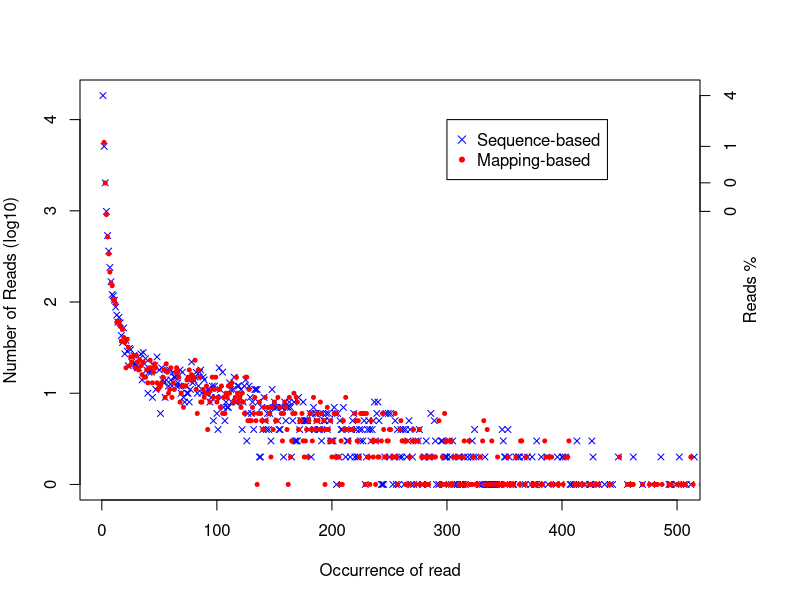

Write the R code that produced this figure.
pdf('CONTROL_REP3.DupRate_plot.pdf')
par(mar=c(5,4,4,5),las=0)
seq_occ=c(1,2,3,4,5,6,7,8,9,10,11,12,13,14,15,16,17,18,19,20,21,22,23,24,25,26,27,28,29,30,31,32,33,34,35,36,37,38,39,40,41,42,43,44,45,46,47,48,49,50,51,52,53,54,55,56,57,58,59,60,61,62,63,64,65,66,67,68,69,70,71,72,73,74,75,76,77,78,79,80,81,82,83,84,85,86,87,88,89,90,91,92,93,94,95,96,97,98,99,100,101,102,103,104,105,106,107,108,109,110,111,112,113,114,115,116,117,118,119,120,121,122,123,124,125,126,127,128,129,130,131,132,133,134,135,136,137,138,139,140,141,142,143,144,145,146,147,148,149,150,151,152,153,154,155,156,157,158,159,160,161,162,163,164,165,166,167,168,169,170,171,172,173,174,175,176,177,178,179,180,181,182,183,184,185,186,187,188,189,190,191,192,193,194,195,196,197,198,199,200,201,202,203,204,205,206,207,208,209,210,211,212,213,215,216,218,219,220,221,222,223,224,225,226,227,228,229,230,231,232,233,234,235,236,237,238,239,240,241,243,244,245,246,247,248,249,250,251,252,253,254,255,256,257,259,260,261,262,264,265,267,268,270,271,272,273,275,276,277,278,279,280,281,282,283,284,285,287,289,290,293,294,296,297,298,299,300,302,303,304,305,306,308,310,311,312,313,314,315,316,319,320,321,322,323,325,327,329,331,332,333,335,336,338,339,340,343,344,345,346,347,348,350,351,353,354,355,357,358,360,363,364,365,368,369,374,375,376,378,382,383,385,386,388,390,391,392,396,397,401,403,405,406,411,412,415,419,424,425,429,432,441,442,450,457,460,461,462,470,476,480,482,483,487,493,494,495,500,503,505,507,512,514,521,522,527,531,536,539,540,542,545,547,550,551,553,554,555,560,562,571,575,577,583,585,598,599,612,621,628,631,638,641,665,666,667,685,687,704,717,719,726,732,738,741,780,794,819,844,847,873,877,897,899,940,964,965,978,982,993,1018,1036,1143,1157,1169,1200,1313,1372,1400,1434,1451,1464,1579,1899,2288)
seq_uniqRead=c(38264,5623,2019,910,517,337,213,161,151,106,104,95,60,61,61,54,37,50,41,36,19,39,32,20,25,22,25,26,19,26,22,18,23,20,16,22,15,15,18,13,19,23,19,13,17,21,19,13,11,12,12,13,15,18,9,21,17,10,11,19,9,13,11,17,19,17,15,8,10,12,7,12,12,14,15,18,14,16,14,15,23,11,6,18,15,8,8,11,9,10,12,4,10,8,11,15,9,11,15,8,9,11,7,12,6,9,6,10,9,12,10,12,13,8,8,9,15,10,8,9,7,10,8,6,15,15,5,11,5,5,7,6,9,5,1,6,8,6,5,4,7,9,5,7,7,6,2,7,4,8,5,5,9,7,7,6,3,6,8,7,4,1,9,2,3,6,10,6,9,8,4,5,5,6,3,2,3,4,2,5,6,4,3,9,4,5,6,5,4,8,6,4,5,1,4,7,4,3,5,2,3,6,2,6,2,2,1,3,1,5,4,9,4,3,4,4,4,6,5,3,5,2,6,6,6,6,1,6,2,2,1,5,3,2,3,1,3,2,2,3,6,4,2,2,3,3,4,4,2,2,2,6,2,1,4,5,3,3,1,3,1,2,3,4,3,1,3,4,1,2,2,1,1,2,1,1,2,2,2,2,5,1,2,1,6,3,1,3,1,3,1,2,2,2,1,1,1,2,3,1,3,1,1,1,2,1,1,2,3,5,1,4,1,1,3,1,1,2,1,1,1,1,1,1,2,1,1,1,1,2,1,3,3,1,2,1,1,1,1,1,1,3,2,2,1,2,1,1,1,1,2,2,3,1,1,1,1,1,1,1,1,1,1,2,1,1,1,1,1,1,1,1,1,1,1,1,1,1,1,1,1,2,1,1,2,1,1,1,1,1,1,1,1,2,1,1,1,1,1,1,1,1,1,1,1,1,1,1,1,1,1,1,1,1,1,1,1,1,1,1,1,1,1,1,1,1,1,1,1,1,1,1,1,1,1,1,1,1,2,1,1,1,1,1,1,1,1,1,1,1,1,1,1,1,1)
pos_occ=c(1,2,3,4,5,6,7,8,9,10,11,12,13,14,15,16,17,18,19,20,21,22,23,24,25,26,27,28,29,30,31,32,33,34,35,36,37,38,39,40,41,42,43,44,45,46,47,48,49,50,51,52,53,54,55,56,57,58,59,60,61,62,63,64,65,66,67,68,69,70,71,72,73,74,75,76,77,78,79,80,81,82,83,84,85,86,87,88,89,90,91,92,93,94,95,96,97,98,99,100,101,102,103,104,105,106,107,108,109,110,111,112,113,114,115,116,117,118,119,120,121,122,123,124,125,126,127,128,129,130,131,132,133,134,135,136,137,138,139,140,141,142,143,144,145,146,147,148,149,150,151,152,153,154,155,156,157,158,159,160,161,162,163,164,165,166,167,168,169,170,171,172,173,174,175,176,177,178,179,180,181,182,183,184,185,186,187,188,189,190,191,192,193,194,195,196,197,198,199,200,201,202,203,204,205,206,207,208,209,210,212,213,214,216,217,218,219,220,221,222,223,224,225,226,227,228,229,230,231,232,233,234,235,236,237,238,239,240,241,243,244,245,246,247,249,250,251,253,254,255,256,257,258,259,260,261,262,263,264,265,266,267,268,269,270,271,273,274,275,276,279,280,281,282,283,284,285,286,289,290,291,293,295,296,297,298,299,300,302,303,304,305,306,307,309,310,311,312,313,314,315,316,318,321,322,323,324,325,328,329,331,333,334,335,336,337,338,339,340,341,343,345,346,347,348,349,350,351,353,354,355,357,358,360,362,363,366,367,368,370,373,374,376,377,378,380,382,383,387,388,395,396,399,400,401,403,407,408,410,412,413,415,420,424,425,426,427,430,432,437,442,444,449,457,462,470,478,486,493,494,495,499,502,506,508,512,515,525,532,537,541,544,548,551,554,558,560,563,564,575,578,580,582,587,591,594,595,604,605,610,617,626,635,652,653,660,662,667,669,704,709,715,721,723,729,743,746,747,756,765,770,772,817,843,852,882,888,914,927,936,945,983,1004,1011,1014,1035,1062,1068,1073,1083,1214,1235,1246,1367,1429,1496,1517,1522,1633,1967,2444)
pos_uniqRead=c(18344,5087,2026,985,536,362,239,167,121,117,105,88,72,60,68,59,43,36,52,27,38,29,20,31,30,22,21,26,21,20,19,19,24,27,14,28,21,24,18,10,17,18,17,9,20,20,11,25,12,18,6,19,14,13,9,14,18,12,18,14,12,17,15,15,12,13,12,18,10,17,9,8,12,10,10,8,11,22,13,14,15,17,10,12,17,18,10,15,14,10,10,11,11,8,9,12,5,12,9,6,4,19,11,9,17,7,5,8,7,7,13,11,8,11,15,8,8,12,12,9,11,4,8,12,14,3,6,12,9,6,8,4,11,11,11,8,2,2,7,4,9,5,4,6,4,6,3,11,7,8,7,7,5,4,4,7,7,2,8,5,7,7,8,7,2,5,8,3,3,3,9,4,5,5,8,5,5,5,5,4,6,2,6,7,4,6,5,4,4,6,3,6,5,5,6,4,6,5,3,3,3,7,6,1,6,2,5,4,4,7,2,3,3,2,4,5,6,2,4,2,2,4,3,4,3,5,1,2,4,5,4,3,4,5,8,3,6,8,5,1,1,1,2,6,6,2,6,1,2,5,1,4,1,2,4,2,4,1,4,2,3,5,4,1,2,1,3,1,3,4,1,2,2,3,1,2,2,6,5,3,1,1,3,3,1,2,2,2,3,2,1,3,1,1,1,2,2,1,1,1,2,1,2,2,3,2,4,2,1,1,1,2,1,1,1,1,1,1,1,1,1,1,1,1,4,3,2,2,4,2,1,1,1,2,2,2,1,2,1,2,1,2,1,1,3,1,2,1,2,1,1,2,1,2,2,2,1,1,1,1,3,1,1,1,1,3,2,1,1,1,1,1,2,1,2,1,1,2,1,1,1,1,2,1,1,1,2,1,1,1,1,1,2,2,1,1,1,1,2,1,2,1,2,1,1,1,2,1,1,1,1,1,1,1,1,1,1,1,1,1,1,1,1,1,1,1,1,1,1,1,1,1,1,1,1,1,1,1,1,1,1,1,1,1,1,1,1,1,1,1,2,1,1,1,1,1,2,1,1,1,1)
plot(pos_occ,log10(pos_uniqRead),ylab='Number of Reads (log10)',xlab='Occurrence of read',pch=4,cex=0.8,col='blue',xlim=c(1,500),yaxt='n')
points(seq_occ,log10(seq_uniqRead),pch=20,cex=0.8,col='red')
ym=floor(max(log10(pos_uniqRead)))
legend(300,ym,legend=c('Sequence-based','Mapping-based'),col=c('blue','red'),pch=c(4,20))
axis(side=2,at=0:ym,labels=0:ym)
axis(side=4,at=c(log10(pos_uniqRead[1]),log10(pos_uniqRead[2]),log10(pos_uniqRead[3]),log10(pos_uniqRead[4])), labels=c(round(pos_uniqRead[1]*100/sum(pos_uniqRead*pos_occ)),round(pos_uniqRead[2]*100/sum(pos_uniqRead*pos_occ)),round(pos_uniqRead[3]*100/sum(pos_uniqRead*pos_occ)),round(pos_uniqRead[4]*100/sum(pos_uniqRead*pos_occ))))
mtext(4, text = "Reads %", line = 2)
dev.off()
